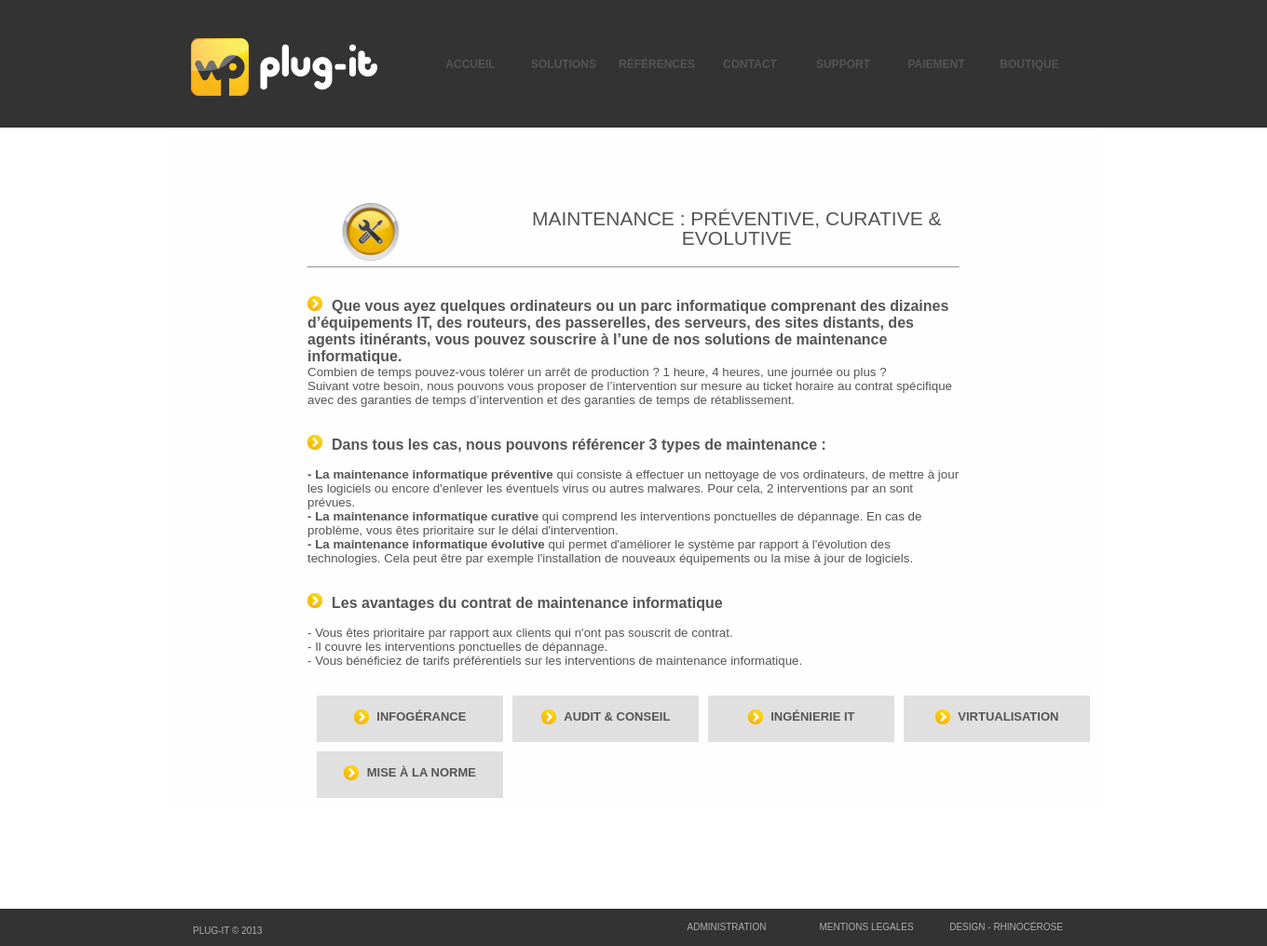
Screenshot of /index.php?page=services&mode=viewone&id=2 with the database file from the repository.
### tables this page shows
CREATE TABLE IF NOT EXISTS `menu` (
  `id` int(11) NOT NULL AUTO_INCREMENT,
  `interne` tinyint(1) NOT NULL,
  `active` tinyint(1) NOT NULL,
  `nom` varchar(50) NOT NULL,
  `baseName` varchar(50) NOT NULL,
  `position` int(11) NOT NULL,
  `lien` varchar(255) NOT NULL,
  `meta` text NOT NULL,
  PRIMARY KEY (`id`)
);

CREATE TABLE IF NOT EXISTS `services` (
  `id` int(11) NOT NULL AUTO_INCREMENT,
  `titre` varchar(100) NOT NULL,
  `corps` text NOT NULL,
  `image` varchar(100) NOT NULL,
  `subtitre` varchar(50) NOT NULL,
  `date` timestamp NOT NULL DEFAULT CURRENT_TIMESTAMP,
  `ordre` int(11) NOT NULL,
  PRIMARY KEY (`id`)
);

### connexionbddplugit.class.php (called while the page is built, shortened)
<?php
class connexionbddplugit
{
	private static $connexion = null;
	public static function getInstance ()
	{
		if (is_null(self::$connexion))
		{
			try
			{
				$connexion = new PDO('mysql:host=localhost;dbname=plugit','root','');
			} catch ( Exception $e )
			{
			echo "Connection à MySQL impossible : ", $e->getMessage();
			die();
			}
			$connexion->setAttribute(PDO::ATTR_ERRMODE, PDO::ERRMODE_EXCEPTION);
			$connexion->setAttribute(PDO::ATTR_EMULATE_PREPARES, false);
			$connexion->exec("SET CHARACTER SET utf8");
		}
		return $connexion;
	}
}
?>

### Include/common/Banniere.php (the view, shortened to what this page needs)
<div>
	<div style="margin-left:auto; width:950px; margin-right:auto"><a style="text-decoration:none;border:none;" href="index.php?page=accueil"><img src="images/logotype_plug_it.png" style="position:absolute; float:left; bottom:25%; "/></a>
	<table style="position:relative; float:right; margin-left:10px;" height="137px" class="menu" cellspacing="0">
		<tr>
		<?php
		require_once('./connexionbddplugit.class.php');
		try
		{
			$rq = connexionbddplugit::getInstance()->query("SELECT * FROM menu ORDER BY position");
			while($ar=$rq->fetch())
			{
				if($ar['active'] == true)
				{
					echo '<td onclick="location.href=\''.$ar['lien'].'\'"';
					$bdd = connexionbddplugit::getInstance();
					$rq2 = $bdd->prepare("SELECT count(id) as nbr FROM sousmenu WHERE menu=?");
					$rq2->execute(array($ar['id']));
					$ar2=$rq2->fetch();
					if($ar2['nbr'] > 0)
					{
						echo 'onmouseover="display_menu('.$ar['id'].','.$ar['position'].');" onmouseout="undisplay_menu('.$ar['id'].');"';
					}
						if($ar['interne'] and $_GET['page'] == $ar['baseName'])
							echo 'class="menu_selected"';
						else
							echo 'class="menu_unselected"';
					echo ' id="menu_'.$ar['id'].'" >'.$ar['nom'].'</td>';
				}
			}
		} catch ( Exception $e ) {
			echo "Une erreur est survenue : ".$e->getMessage();
		}
		?>
		</tr>
	</table></div>
</div>

### Include/invite/services.php (shortened to what this page needs)
<?php
	require_once('./connexionbddplugit.class.php');
	switch($_GET['mode'])
	{
		case 'viewone':
			if(isset($_GET['id']))
			{
				try{
					$bdd = connexionbddplugit::getInstance();
					$retour = $bdd->prepare("SELECT count(id) as cpt FROM services WHERE id=?");
					$retour->execute(array($_GET['id']));
					$donnees = $retour->fetch();
				} catch ( Exception $e ) {
					echo "Une erreur est survenue : ".$e->getMessage();
				}
				if($donnees['cpt'] == 1)
				{
					try{
						$bdd = connexionbddplugit::getInstance();
						$retour = $bdd->prepare("SELECT * FROM services WHERE id=?");
						$retour->execute(array($_GET['id']));
						$donnees = $retour->fetch();
					} catch ( Exception $e ) {
						echo "Une erreur est survenue : ".$e->getMessage();
					}
					echo '<div style="margin:auto;width:70%;">
						<table>
							<tr>
								<td><img src="'.$donnees['image'].'" style="width:60%;"/></td>
								<td><h2>'.$donnees['titre'].'</h2></td>
							</tr>
						</table>
						<hr/>
						<br/>
						'.nl2br($donnees['corps']).'
						</div>';
					try{
						$bdd = connexionbddplugit::getInstance();
						$retour = $bdd->prepare("SELECT * FROM services WHERE id<>? ORDER BY ordre LIMIT 10");
						$retour->execute(array($_GET['id']));
						$i=1;
						echo'<div style="margin:auto;width:70%;margin-top:20px;">
						<table cellspacing="10">';
						while ($donnees = $retour->fetch())
							{
								if($i == 1)
									echo '<tr>';
								echo '<td>
								<div class="blocklink" onclick="location.href=\'index.php?page=services&mode=viewone&id='.$donnees['id'].'\'">
									<p style="text-align:center;position:relative;top:30%;">
										<img src="images/fleche.png" style="vertical-align:middle;"/> <span style="font-size:13px;font-weight:bold;margin-left:5px;text-transform:uppercase;">'.$donnees['subtitre'].'</span>
									</p>
								</div></td>';
								$i++;
								if($i > 4)
								{
									$i=1;
									echo '</tr>';
								}
							}
						echo '</table></div>';
					} catch ( Exception $e ) {
						echo "Une erreur est survenue : ".$e->getMessage();
					}
				}
				else
					echo '<p>Erreur</p>';
			}
			else
				echo '<p>Erreur</p>';
		break;
	}

### css/styles.css (style rules this page uses)
* { padding: 0px; margin: 0px; outline: none; }

### styles/index.css (style rules this page uses)
.menu td { width:100px; text-align:center; cursor: pointer; font-weight:bold; text-transform:uppercase; font-size: 12px; }
.blocklink { width:200px; height: 50px; background-color:#e0e0e0; cursor: pointer; }
.titre { font-size:120%; font-weight:bold; }
h2,h3 { text-align: center; font-weight: normal; font-size:21px; line-height:21px; text-transform:uppercase; }
body { color:#555555; font-size:10pt; font-family: Arial,Helvetica,sans-serif; padding:0; margin: 0; }
html { margin:0; }

### rows the page displays
menu: nom "ACCUEIL"
menu: nom "SOLUTIONS"
menu: nom "RÉFÉRENCES"
menu: nom "CONTACT"
menu: nom "SUPPORT"
menu: nom "PAIEMENT"
menu: nom "BOUTIQUE"
services: image (picture), titre "MAINTENANCE : PRÉVENTIVE, CURATIVE & EVOLUTIVE", corps (picture), corps "Que vous ayez quelques ordinateurs ou un parc informatique comprenant des dizaines d’équipements IT, des routeurs, des passerelles, des serveurs, des sites distants, des agents itinérants, vous pouvez souscrire à l’une de nos solutions de maintenance informatique. Combien de temps pouvez-vous tolérer un arrêt de production ? 1 heure, 4 heures, une journée ou plus ? Suivant votre besoin, nous pouvons vous proposer de l’intervention sur mesure au ticket horaire au contrat spécifique avec des garanties de temps d’intervention et des garanties de temps de rétablissement. Dans tous les cas, nous pouvons référencer 3 types de maintenance : - La maintenance informatique préventive qui consiste à…"
services: subtitre "INFOGÉRANCE"
services: subtitre "AUDIT & CONSEIL"
services: subtitre "INGÉNIERIE IT"
services: subtitre "VIRTUALISATION"
services: subtitre "MISE À LA NORME"
